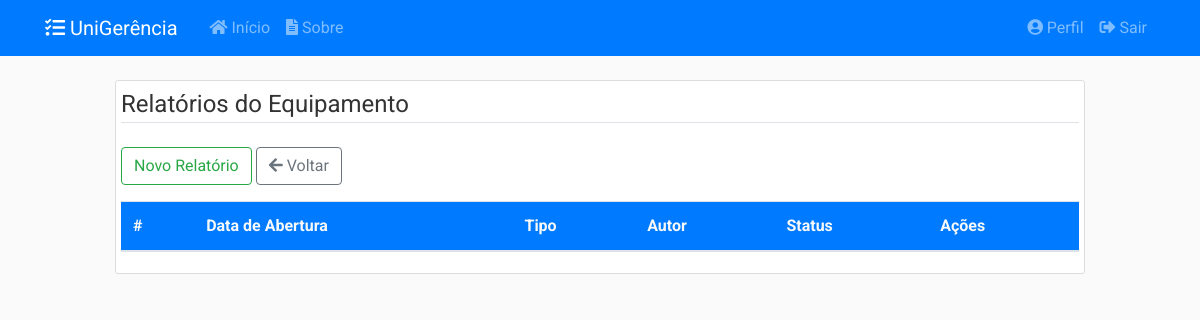
Before: /equipamentos/2/relatorios (signed in) with the older database file.
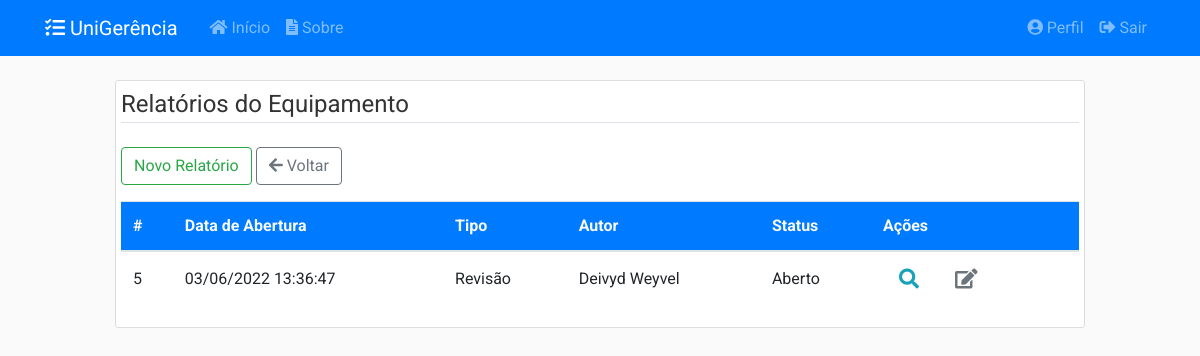
After: the same page with the newer database file.
### app/models/relatorios.py (models this page shows, shortened)
class Relatorio(db.Model):
    __tablename__ = 'relatorios'
    __table_args__ = {'extend_existing': True}
    id = db.Column(db.Integer, primary_key=True)
    tipo_relatorio = db.Column(db.Enum(TipoRelatorio))
    conteudo = db.Column(db.Text, nullable=False)
    manutencao = db.Column(db.Boolean, nullable=False, default=False)
    detalhes = db.Column(db.Text, nullable=False)
    status = db.Column(db.Enum(Status))
    data_abertura = db.Column(db.DateTime, nullable=False,
                              default=datetime.now().astimezone(fuso_horario))
    data_atualizacao = db.Column(db.DateTime, nullable=True)
    data_finalizacao = db.Column(db.DateTime, nullable=True)
    ativo = db.Column(db.Boolean, nullable=False, default=True)
    usuario_id = db.Column(db.Integer, db.ForeignKey('usuarios.id'),
                           nullable=False)
    tipo = db.Column(db.String(50)) # discriminador
    __mapper_args__ = {
        'polymorphic_identity': 'RELATORIO',
        'polymorphic_on': tipo
    }

class RelatorioEquipamento(Relatorio):
    __tablename__ = 'relatorios_equipamento'
    id = db.Column(db.Integer, db.ForeignKey('relatorios.id'), primary_key=True)
    defeito = db.Column(db.Boolean, nullable=False, default=False)
    equipamento_id = db.Column(db.Integer, db.ForeignKey('equipamentos.id'),
                           nullable=True)
    equipamento = db.relationship('Equipamento', back_populates='relatorios')
    __mapper_args__ = {
        'polymorphic_identity': 'EQUIPAMENTO'
    }

class Relatorio(db.Model):
    __tablename__ = 'relatorios'
    __table_args__ = {'extend_existing': True}
    id = db.Column(db.Integer, primary_key=True)
    tipo_relatorio = db.Column(db.Enum(TipoRelatorio))
    conteudo = db.Column(db.Text, nullable=False)
    manutencao = db.Column(db.Boolean, nullable=False, default=False)
    detalhes = db.Column(db.Text, nullable=False)
    status = db.Column(db.Enum(Status))
    data_abertura = db.Column(db.DateTime, nullable=False,
                              default=datetime.now().astimezone(fuso_horario))
    data_atualizacao = db.Column(db.DateTime, nullable=True)
    data_finalizacao = db.Column(db.DateTime, nullable=True)
    ativo = db.Column(db.Boolean, nullable=False, default=True)
    usuario_id = db.Column(db.Integer, db.ForeignKey('usuarios.id'),
                           nullable=False)
    tipo = db.Column(db.String(50)) # discriminador
    __mapper_args__ = {
        'polymorphic_identity': 'RELATORIO',
        'polymorphic_on': tipo
    }

### app/models/usuarios.py (models this page shows, shortened)
class Usuario(db.Model, UserMixin):
    __tablename__ = 'usuarios'
    __table_args__ = {'extend_existing': True}
    id = db.Column(db.Integer, primary_key=True)
    nome = db.Column(db.String(100), nullable=False)
    identificacao = db.Column(db.String(20), unique=True, nullable=False)
    email = db.Column(db.String(100), unique=True, nullable=False)
    senha = db.Column(db.String(60), nullable=False)
    data_cadastro = db.Column(db.DateTime, nullable=False,
                              default=datetime.now().astimezone(fuso_horario))
    data_atualizacao = db.Column(db.DateTime, nullable=True)
    tipo = db.Column(db.Enum(TipoUsuario), nullable=False)
    ativo = db.Column(db.Boolean, nullable=False, default=True)
    imagem_perfil = db.Column(db.String(20), nullable=False,
                              default='default.jpg')
    posts = db.relationship('Post', backref='autor',
                            foreign_keys='Post.usuario_id', lazy=True)
    recipiente = db.relationship('Post', backref='destinatario',
                                 foreign_keys='Post.destinatario_id', lazy=True)
    solicitacoes = db.relationship('Solicitacao', backref='autor', lazy=True)
    relatorios = db.relationship('Relatorio', backref='autor', lazy=True)

### app/controllers/equipamentos.py (the view)
@equipamentos.route("/<int:eqp_id>/relatorios", methods=['GET', 'POST'])
@login_required
@admin_required
def relatorios(eqp_id):
    equipamento = Equipamento.query.filter_by(
        id=eqp_id).filter_by(ativo=True).first_or_404()
    relatorios = RelatorioEquipamento.query.filter_by(
        equipamento_id=equipamento.id).filter_by(ativo=True).all()
    return render_template('equipamentos/relatorios.html',
                           title='Relatórios do Equipamento',
                           legend='Relatórios do Equipamento',
                           relatorios=relatorios, eqp_id=eqp_id)

### app/models/usuarios.py (called while the page is built)
@login_manager.user_loader
def load_user(user_id):
    return Usuario.query.get(int(user_id))

### app/utils.py (called while the page is built)
def admin_required(f):
    @wraps(f)
    def wrap(*args, **kwargs):
        if current_user.tipo.name == 'ADMIN':
            return f(*args, **kwargs)
        else:
            flash('Você não tem autorização para acessar esta página.', 'danger')
        return redirect(url_for('principal.inicio'))
    return wrap

### app/templates/equipamentos/relatorios.html
{% extends "layout.html" %}
{% block inicio %}
<div class="content-section">
    <form method="POST" action="">
        <fieldset class="form-group">
            <legend class="border-bottom mb-2">Relatórios do Equipamento</legend>
        </fieldset>
        <div class="form-group mb-3">
            <a class="btn btn-outline-success" href="{{ url_for('equipamentos.novo_relatorio', eqp_id=eqp_id) }}">Novo Relatório</a>
            <a class="btn btn-outline-secondary" href="{{ url_for('principal.inicio', tab=3) }}"><i class="fas fa-arrow-left"></i> Voltar</a>
        </div>
    </form>
    {% include 'equipamentos/tabela/relatorios.html' %}
</div>
{% endblock inicio %}

### app/templates/layout.html (shortened to what this page needs)
<!DOCTYPE html>
<html>
<head>
    <link rel="stylesheet" type="text/css" href="{{ url_for('static', filename='css/bootstrap4.min.css') }}">
    <link rel="stylesheet" type="text/css" href="{{ url_for('static', filename='css/main.css') }}">
    <link rel="stylesheet" type="text/css" href="https://cdn.datatables.net/v/dt/jszip-2.5.0/dt-1.12.1/b-2.2.3/b-colvis-2.2.3/b-html5-2.2.3/b-print-2.2.3/cr-1.5.6/date-1.1.2/fh-3.2.3/r-2.3.0/rg-1.2.0/rr-1.2.8/sc-2.0.6/sp-2.0.1/sl-1.4.0/datatables.min.css"/>
    <link rel="stylesheet" type="text/css" href="{{ url_for('static', filename='css/select2.min.css') }}"/>
    <link rel="stylesheet" type="text/css" href="{{ url_for('static', filename='css/select2-bootstrap.min.css') }}">
    <link rel="stylesheet" type="text/css" href="https://pro.fontawesome.com/releases/v5.15.0/css/all.css">
</head>
<body>
    <header class="site-header">
        <nav class="navbar navbar-expand-md navbar-dark bg-primary fixed-top">
            <div class="container">
                <a class="navbar-brand mr-4" href="{{ url_for('principal.inicio') }}"><i class="fas fa-tasks"></i> UniGerência</a>
                <div class="collapse navbar-collapse" id="navbarToggle">
                    <div class="navbar-nav mr-auto">
                        <a class="nav-item nav-link" href="{{ url_for('principal.inicio') }}"><i class="fas fa-home"></i>&nbsp;Início</a>
                        <a class="nav-item nav-link" href="{{ url_for('principal.sobre') }}"><i class="fas fa-file-alt"></i>&nbsp;Sobre</a>
                    </div>
                    <div class="navbar-nav">
                    {% if current_user.is_authenticated %}
                        <a class="nav-item nav-link" href="{{ url_for('usuarios.perfil') }}"><i class="fas fa-user-circle"></i>&nbsp;Perfil</a>
                        <a class="nav-item nav-link" href="{{ url_for('usuarios.logout') }}"><i class="fas fa-sign-out-alt"></i>&nbsp;Sair</a>
                    {% else %}
                        <a class="nav-item nav-link" href="{{ url_for('usuarios.login') }}"><i class="fas fa-sign-in-alt"></i>&nbsp;Login</a>
                        <a class="nav-item nav-link" href="{{ url_for('usuarios.registrar') }}"><i class="fas fa-address-card"></i>&nbsp;Registre-se</a>
                    {% endif %}
                    </div>
                </div>
            </div>
        </nav>
    </header>
    <main role="main" class="container-fluid">
        <div class="row justify-content-lg-center">
            <div class="col-lg-10 align-self-lg-center">
            {% block inicio %}{% endblock %}
            </div>
        </div>
    </main>
</body>
</html>

### app/templates/equipamentos/tabela/relatorios.html (shortened to what this page needs)
<table id="table-relatorios-eqp" class="table display dt-responsive nowrap table-hover table-responsive-md" style="width:100%;height:100%">
    <thead>
    <tr class="bg-primary text-light">
        <th class="align-middle">#</th>
        <th class="align-middle">Data de Abertura</th>
        <th class="align-middle">Tipo</th>
        <th class="align-middle">Autor</th>
        <th class="align-middle">Status</th>
        <th class="align-middle">Ações</th>
    </tr>
    </thead>
    <tbody>
        {% for relatorio in relatorios %}
        <tr>
            <td class="align-middle">{{ relatorio.id }}</td>
            <td class="align-middle">{{ relatorio.data_abertura.strftime('%d/%m/%Y %H:%M:%S') }}</td>
            <td class="align-middle">{{ relatorio.tipo_relatorio.value }}</td>
            <td class="align-middle">{{ relatorio.autor.nome }}</td>
            <td class="align-middle">{{ relatorio.status.value }}</td>
            <td class="align-middle">
                <a class="btn-lg btn-outline-info" href="#" data-toggle="modal" data-target="#visualizarRelatorio{{ relatorio.id }}"><i class="fas fa-search"></i></a>
                {% if relatorio.status.name == 'ABERTO' %}
                <a class="btn-lg btn-outline-secondary" href="{{ url_for('equipamentos.atualiza_relatorio', eqp_id=eqp_id,id=relatorio.id) }}"><i class="fas fa-edit"></i></a>
                {% endif %}
            </td>
        </tr>
        {% endfor %}
    </tbody>
</table>

### app/static/css/main.css (style rules this page uses)
body { background: #fafafad5; color: #333333; margin-top: 5rem; font-family: 'Roboto' !important; }
html { scroll-behavior: smooth; }
.content-section { background: #ffffff; padding: 5px 5px; border: 1px solid #dddddd; border-radius: 3px; margin-bottom: 20px; }

Changed rows visible on the page:
added RelatorioEquipamento: id "5", data_abertura "03/06/2022 13:36:47", tipo_relatorio.value "Revisão", autor.nome "Deivyd Weyvel", status.value "Aberto"
